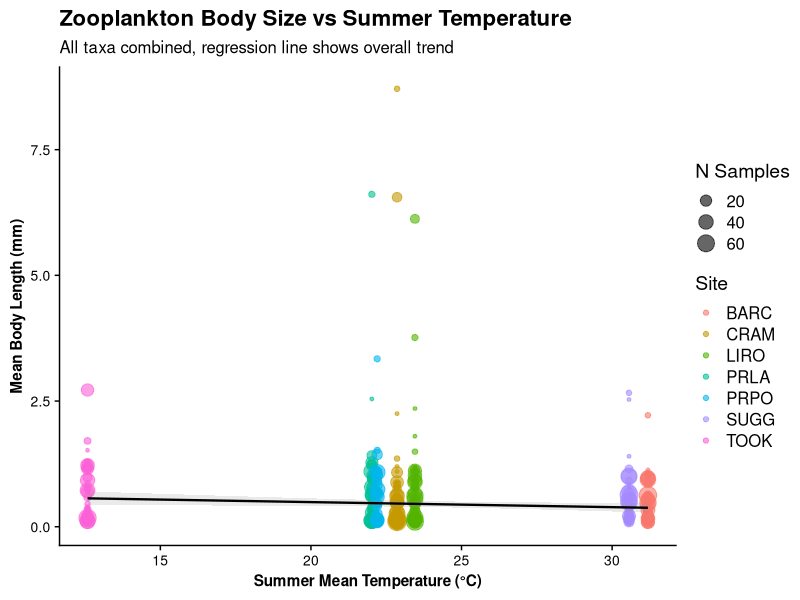
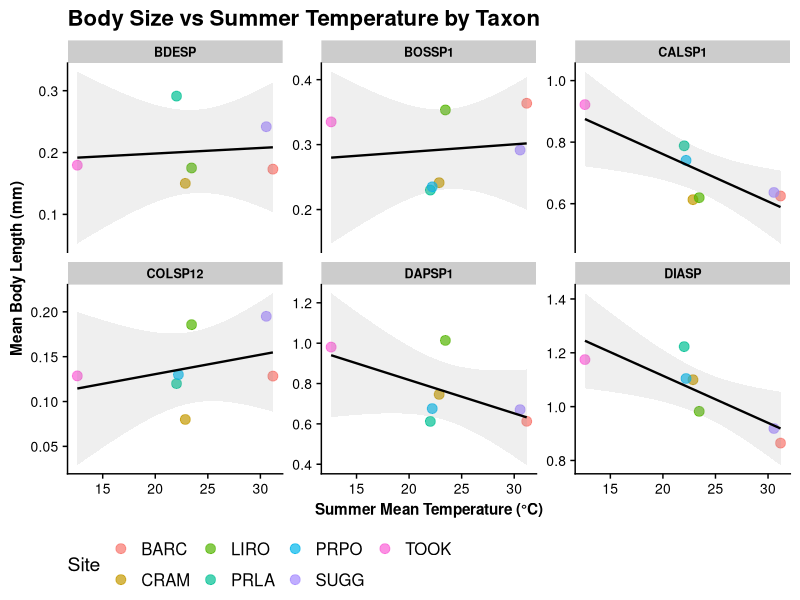
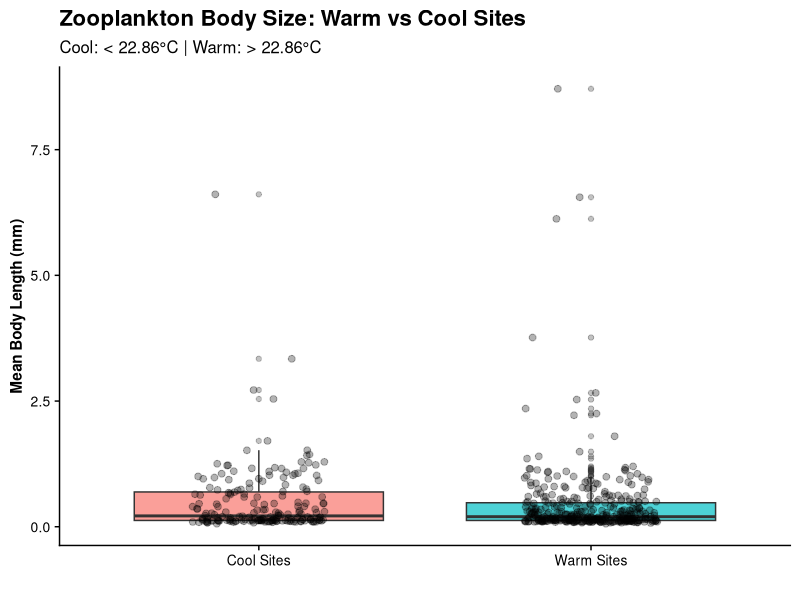
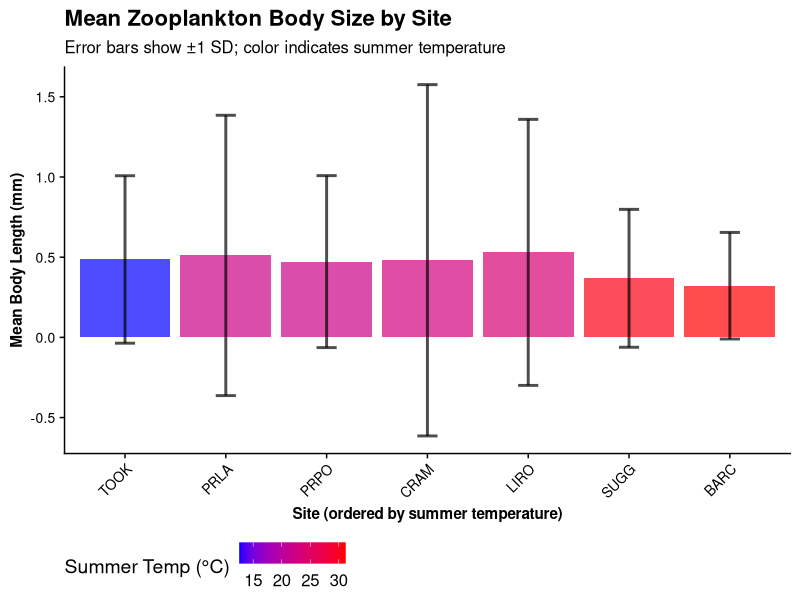
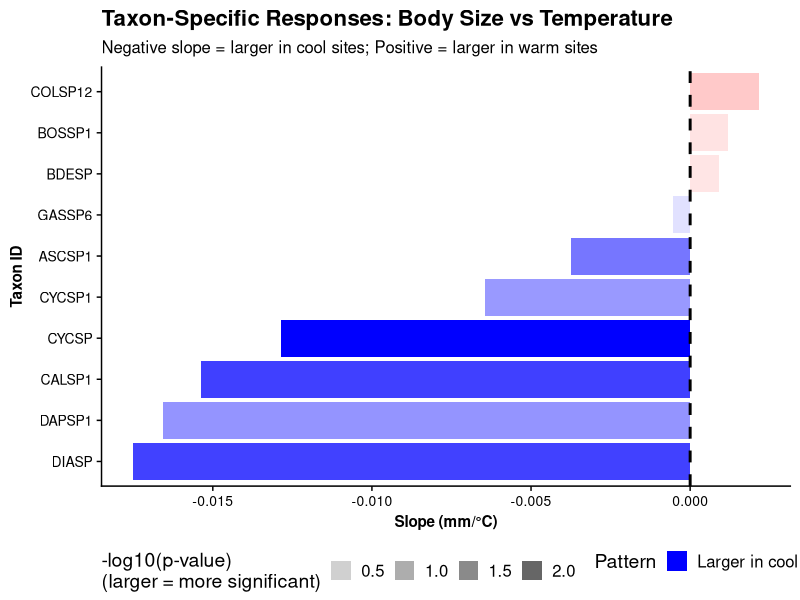

These charts were generated, in order, by the following R code:
# Zooplankton Body Size vs Summer Temperature by Site
# Purpose: Test hypothesis - are zooplankton larger in cooler lakes?
# Analysis: Body size across sites compared to site-specific summer temperatures (June-August)
# Date: 2026-05-02
#
# INPUTS:
#   - data-processed/zooplankton_body_size_summary_adults_2014_2026.csv
#     (Adults-only body size summary from script 05)
#   - data-raw/NEON_daily_summaries/NEON_daily_temp_stats_lake_tchain.csv
#     (Raw daily temperature data for summer months)
#
# OUTPUTS:
#   - stats-tables/overall_body_size_temp_regression.csv
#     (Overall correlation: body size vs summer temperature across all taxa)
#   - stats-tables/taxon_body_size_temp_regressions.csv
#     (Per-taxon regressions: individual responses to temperature)
#   - stats-tables/body_size_summary_by_site.csv
#     (Site-level summaries: mean body size and summer temperature)
#   - stats-tables/analysis_summary.csv
#     (Summary of results and pattern of findings)
#   - figures/body_size_vs_summer_temp_*.png (5 visualization figures)

library(tidyverse)
library(readr)
library(lubridate)
library(cowplot)

# Create stats-tables directory if it doesn't exist
if (!dir.exists("stats-tables")) {
  dir.create("stats-tables", showWarnings = FALSE)
  cat("Created stats-tables directory\n\n")
}

# ============================================================================
# Part 1: Load and Prepare Data
# ============================================================================

cat("Loading zooplankton body size data...\n")

zoo_body_size <- read_csv("data-processed/zooplankton_body_size_summary_adults_2014_2026.csv")

cat("Body size data loaded:\n")
cat("  Records:", nrow(zoo_body_size), "\n")
cat("  Taxa:", n_distinct(zoo_body_size$taxonID), "\n")
cat("  Sites:", n_distinct(zoo_body_size$siteID), "\n\n")

cat("Loading summer temperature data...\n")

# Load raw temperature to calculate summer temps
temp_raw <- read_csv("data-raw/NEON_daily_summaries/NEON_daily_temp_stats_lake_tchain.csv")

temp_data <- temp_raw |>
  mutate(
    date = as.Date(date),
    year = year(date),
    month = month(date)
  ) |>
  filter(month %in% c(6, 7, 8))  # Summer only

# Calculate mean summer temperature by site (across all years)
summer_temp_by_site <- temp_data |>
  group_by(siteID) |>
  summarise(
    summer_temp_mean = mean(meanTemp, na.rm = TRUE),
    summer_temp_sd = sd(meanTemp, na.rm = TRUE),
    n_summer_days = n(),
    .groups = "drop"
  ) |>
  arrange(siteID)

cat("Summer temperature summary:\n")
print(summer_temp_by_site)
cat("\n")

# Focus on zooplankton sites
zoo_sites <- c("BARC", "CRAM", "LIRO", "PRLA", "PRPO", "SUGG", "TOOK")

# Prepare body size data by site-taxon combination
body_size_by_site_taxon <- zoo_body_size |>
  filter(siteID %in% zoo_sites) |>
  group_by(siteID, taxonID) |>
  summarise(
    mean_length = mean(mean_body_length, na.rm = TRUE),
    max_length = mean(max_body_length, na.rm = TRUE),
    count_per_liter = mean(count_per_liter, na.rm = TRUE),
    n_samples = n(),
    .groups = "drop"
  ) |>
  left_join(summer_temp_by_site, by = "siteID")

cat("Body size by site-taxon combinations:\n")
cat("  Records:", nrow(body_size_by_site_taxon), "\n")
cat("  Unique taxa:", n_distinct(body_size_by_site_taxon$taxonID), "\n\n")

# ============================================================================
# Part 2: Overall Correlation - Body Size vs Summer Temperature
# ============================================================================

cat("Testing overall relationship: Body size vs summer temperature...\n\n")

# Remove NAs for correlation
data_complete <- body_size_by_site_taxon |>
  filter(!is.na(mean_length) & !is.na(summer_temp_mean))

cat("Sample size:", nrow(data_complete), "site-taxon combinations\n")

# Overall correlation
overall_cor <- cor(data_complete$summer_temp_mean, data_complete$mean_length, use = "complete.obs")
overall_lm <- lm(mean_length ~ summer_temp_mean, data = data_complete)
overall_summary <- summary(overall_lm)

# Save overall results
overall_results <- data.frame(
  model = "Mean Body Length ~ Summer Temperature (all taxa)",
  n_observations = nrow(data_complete),
  intercept = overall_lm$coefficients[1],
  slope = overall_lm$coefficients[2],
  r_squared = overall_summary$r.squared,
  adj_r_squared = overall_summary$adj.r.squared,
  p_value = overall_summary$coefficients[2, 4],
  correlation = overall_cor,
  pattern = if_else(overall_lm$coefficients[2] < 0, "Larger in cool sites", "Larger in warm sites")
)

write_csv(overall_results, "stats-tables/overall_body_size_temp_regression.csv")
cat("✓ Saved: stats-tables/overall_body_size_temp_regression.csv\n\n")

# ============================================================================
# Part 3: Correlation by Taxon
# ============================================================================

cat("Analyzing body size-temperature relationships by taxon...\n\n")

# Get top taxa by frequency
top_taxa <- body_size_by_site_taxon |>
  group_by(taxonID) |>
  summarise(n = n(), .groups = "drop") |>
  arrange(desc(n)) |>
  head(10) |>
  pull(taxonID)

cat("Testing top 10 taxa by frequency\n\n")

taxon_results <- list()

for (taxon in top_taxa) {
  taxon_data <- body_size_by_site_taxon |>
    filter(taxonID == taxon, !is.na(mean_length), !is.na(summer_temp_mean))

  if (nrow(taxon_data) >= 3) {  # Need at least 3 points for meaningful correlation
    taxon_lm <- lm(mean_length ~ summer_temp_mean, data = taxon_data)
    taxon_summary <- summary(taxon_lm)
    taxon_cor <- cor(taxon_data$summer_temp_mean, taxon_data$mean_length)

    slope <- taxon_lm$coefficients[2]
    pval <- taxon_summary$coefficients[2, 4]
    r_sq <- taxon_summary$r.squared
    n_sites <- nrow(taxon_data)
    intercept <- taxon_lm$coefficients[1]

    taxon_results[[taxon]] <- data.frame(
      taxonID = taxon,
      n_sites = n_sites,
      intercept = intercept,
      slope = slope,
      r_squared = r_sq,
      p_value = pval,
      correlation = taxon_cor,
      pattern = if_else(slope < 0, "Larger in cool", "Larger in warm"),
      significant = if_else(pval < 0.05, "Yes", "No")
    )
  }
}

taxon_summary_df <- bind_rows(taxon_results) |>
  arrange(slope)

write_csv(taxon_summary_df, "stats-tables/taxon_body_size_temp_regressions.csv")
cat("✓ Saved: stats-tables/taxon_body_size_temp_regressions.csv\n\n")

# ============================================================================
# Part 4: Site-level Analysis
# ============================================================================

cat("Summarizing body size and temperature by site...\n\n")

body_size_by_site <- body_size_by_site_taxon |>
  filter(!is.na(mean_length)) |>
  group_by(siteID) |>
  summarise(
    mean_body_length = mean(mean_length, na.rm = TRUE),
    sd_body_length = sd(mean_length, na.rm = TRUE),
    min_body_length = min(mean_length, na.rm = TRUE),
    max_body_length = max(mean_length, na.rm = TRUE),
    n_taxa = n(),
    summer_temp_mean = first(summer_temp_mean),
    summer_temp_sd = first(summer_temp_sd),
    .groups = "drop"
  ) |>
  arrange(desc(summer_temp_mean))

write_csv(body_size_by_site, "stats-tables/body_size_summary_by_site.csv")
cat("✓ Saved: stats-tables/body_size_summary_by_site.csv\n\n")

# ============================================================================
# Part 5: Create Visualizations
# ============================================================================

cat("\n\nCreating visualizations...\n\n")

theme_set(theme_cowplot() +
  theme(
    axis.text = element_text(size = 10),
    axis.title = element_text(size = 11, face = "bold"),
    strip.text = element_text(size = 9, face = "bold"),
    legend.position = "bottom"
  ))

# Plot 1: Scatter plot - all taxa combined, by site
p1_overall <- data_complete |>
  ggplot(aes(x = summer_temp_mean, y = mean_length, color = siteID, size = n_samples)) +
  geom_point(alpha = 0.6) +
  geom_smooth(method = "lm", se = TRUE, color = "black", alpha = 0.2, size = 0.8) +
  labs(
    title = "Zooplankton Body Size vs Summer Temperature",
    x = "Summer Mean Temperature (°C)",
    y = "Mean Body Length (mm)",
    color = "Site",
    size = "N Samples",
    subtitle = "All taxa combined, regression line shows overall trend"
  ) +
  theme(legend.position = "right")

ggsave("figures/body_size_vs_summer_temp_overall.png", p1_overall, width = 11, height = 7, dpi = 300)
cat("✓ Saved: figures/body_size_vs_summer_temp_overall.png\n")

# Plot 2: Faceted by taxon (top 6 taxa)
top_6_taxa <- taxon_summary_df |> slice(c(1:3, (n()-2):n())) |> pull(taxonID)

p2_by_taxon <- data_complete |>
  filter(taxonID %in% top_6_taxa) |>
  ggplot(aes(x = summer_temp_mean, y = mean_length, color = siteID)) +
  geom_point(size = 3, alpha = 0.7) +
  geom_smooth(method = "lm", se = TRUE, color = "black", alpha = 0.15, size = 0.8) +
  facet_wrap(~taxonID, scales = "free_y", ncol = 3) +
  labs(
    title = "Body Size vs Summer Temperature by Taxon",
    x = "Summer Mean Temperature (°C)",
    y = "Mean Body Length (mm)",
    color = "Site"
  ) +
  theme(legend.position = "bottom")

ggsave("figures/body_size_vs_summer_temp_by_taxon.png", p2_by_taxon, width = 14, height = 8, dpi = 300)
cat("✓ Saved: figures/body_size_vs_summer_temp_by_taxon.png\n")

# Plot 3: Body size distribution at warm vs cool sites
cool_warm_threshold <- median(body_size_by_site_taxon$summer_temp_mean, na.rm = TRUE)

p3_warm_cool <- body_size_by_site_taxon |>
  filter(!is.na(mean_length), !is.na(summer_temp_mean)) |>
  mutate(
    site_type = if_else(summer_temp_mean < cool_warm_threshold, "Cool Sites", "Warm Sites")
  ) |>
  ggplot(aes(x = site_type, y = mean_length, fill = site_type)) +
  geom_boxplot(alpha = 0.7, outlier.alpha = 0.3) +
  geom_jitter(width = 0.2, alpha = 0.3, size = 2) +
  labs(
    title = "Zooplankton Body Size: Warm vs Cool Sites",
    x = "",
    y = "Mean Body Length (mm)",
    subtitle = sprintf("Cool: < %.2f°C | Warm: > %.2f°C", cool_warm_threshold, cool_warm_threshold)
  ) +
  theme(legend.position = "none")

ggsave("figures/body_size_warm_vs_cool_sites.png", p3_warm_cool, width = 10, height = 7, dpi = 300)
cat("✓ Saved: figures/body_size_warm_vs_cool_sites.png\n")

# Plot 4: Mean body size by site (ordered by temperature)
p4_by_site <- body_size_by_site |>
  mutate(siteID = fct_reorder(siteID, summer_temp_mean)) |>
  ggplot(aes(x = siteID, y = mean_body_length, fill = summer_temp_mean)) +
  geom_col(alpha = 0.7) +
  geom_errorbar(aes(ymin = mean_body_length - sd_body_length,
                    ymax = mean_body_length + sd_body_length),
                width = 0.2, alpha = 0.7, size = 1) +
  scale_fill_gradient(low = "blue", high = "red", name = "Summer Temp (°C)") +
  labs(
    title = "Mean Zooplankton Body Size by Site",
    x = "Site (ordered by summer temperature)",
    y = "Mean Body Length (mm)",
    subtitle = "Error bars show ±1 SD; color indicates summer temperature"
  ) +
  theme(axis.text.x = element_text(angle = 45, hjust = 1))

ggsave("figures/body_size_by_site_temp_gradient.png", p4_by_site, width = 11, height = 7, dpi = 300)
cat("✓ Saved: figures/body_size_by_site_temp_gradient.png\n")

# Plot 5: Taxon-specific patterns (slope comparison)
if (nrow(taxon_summary_df) > 0) {
  p5_taxon_slopes <- taxon_summary_df |>
    mutate(taxonID = fct_reorder(taxonID, slope)) |>
    ggplot(aes(x = taxonID, y = slope, fill = pattern, alpha = -log10(p_value))) +
    geom_col() +
    geom_hline(yintercept = 0, linetype = "dashed", color = "black", size = 1) +
    scale_fill_manual(
      values = c("Larger in cool" = "blue", "Larger in warm" = "red"),
      name = "Pattern"
    ) +
    coord_flip() +
    labs(
      title = "Taxon-Specific Responses: Body Size vs Temperature",
      x = "Taxon ID",
      y = "Slope (mm/°C)",
      alpha = "-log10(p-value)\n(larger = more significant)",
      subtitle = "Negative slope = larger in cool sites; Positive = larger in warm sites"
    )

  ggsave("figures/taxon_body_size_slopes.png", p5_taxon_slopes, width = 12, height = 8, dpi = 300)
  cat("✓ Saved: figures/taxon_body_size_slopes.png\n")
}

# ============================================================================
# Part 6: Summary Statistics and Save
# ============================================================================

cat("Creating analysis summary...\n\n")

# Create summary table
n_cool_larger <- sum(taxon_summary_df$slope < 0, na.rm = TRUE)
n_warm_larger <- sum(taxon_summary_df$slope > 0, na.rm = TRUE)
sig_taxa <- sum(taxon_summary_df$significant == "Yes", na.rm = TRUE)

summary_stats <- data.frame(
  metric = c(
    "Overall slope (mm per °C)",
    "Overall R-squared",
    "Overall p-value",
    "Pattern",
    "Taxon sample size",
    "Taxa larger in cool sites",
    "Taxa larger in warm sites",
    "Significant taxa (p<0.05)"
  ),
  value = c(
    round(overall_lm$coefficients[2], 6),
    round(overall_summary$r.squared, 4),
    format(overall_summary$coefficients[2, 4], scientific = TRUE),
    overall_results$pattern,
    nrow(taxon_summary_df),
    n_cool_larger,
    n_warm_larger,
    sig_taxa
  )
)

write_csv(summary_stats, "stats-tables/analysis_summary.csv")
cat("✓ Saved: stats-tables/analysis_summary.csv\n\n")

cat("================================\n")
cat("ANALYSIS COMPLETE\n")
cat("================================\n")
cat("Statistical results saved to stats-tables/:\n")
cat("  - overall_body_size_temp_regression.csv\n")
cat("  - taxon_body_size_temp_regressions.csv\n")
cat("  - body_size_summary_by_site.csv\n")
cat("  - analysis_summary.csv\n\n")
cat("Figures saved to figures/\n\n")
